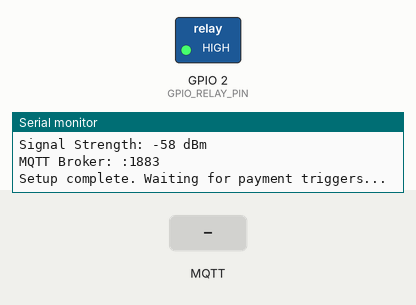
Simulated run of this sketch. Board: ESP32. Parts: switched loads named in the sketch (green lamp = pin HIGH), the last lines printed to the serial monitor. Dashed ring = blinking. Inputs (shaded band) come from the test bench. WiFi joins after 1.5 s; servers stay silent unless stated; no MQTT or app messages arrive unless stated; not simulated (calls return 0 or success): secrets.h; names the files do not define were given values by the test bench: MQTT_PORT = 1883.

Above: at 2.6 s.
At 3.5 s:
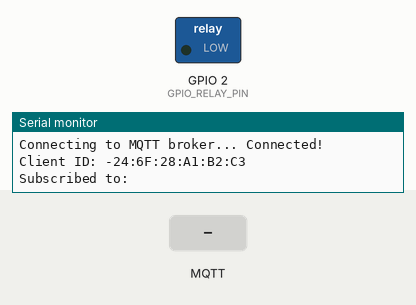
At 4.3 s:
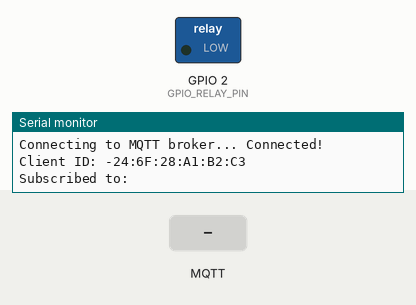
4.4 s: MQTT message "1" arrives on the first subscribed topic
5.9 s: MQTT message "on" arrives on the first subscribed topic
7.4 s: MQTT message "off" arrives on the first subscribed topic
Timing chart, 0 to 10.4 s (numbered marks = the images above; inputs shaded):
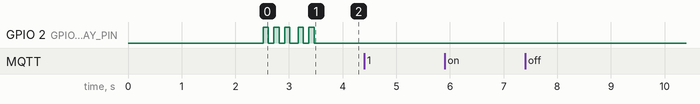

The sketch:

payment_trigger.ino
```cpp
/*
 * PromptPay Payment Trigger - ESP32 Firmware
 *
 * Connects to Wi-Fi and MQTT broker
 * Subscribes to payment trigger topic
 * Activates relay when payment is received
 *
 * Hardware:
 * - ESP32 Development Board
 * - Relay Module (Active HIGH) connected to GPIO_RELAY_PIN
 *
 * Required Libraries:
 * - WiFi (built-in)
 * - PubSubClient by Nick O'Leary (install from Library Manager)
 * - ArduinoJson by Benoit Blanchon (install from Library Manager)
 */

#include <WiFi.h>
#include <PubSubClient.h>
#include <ArduinoJson.h>

// Load secrets from secrets.h
// Copy secrets.h.example to secrets.h and fill in your credentials
#include "secrets.h"

// Pin Configuration
#define GPIO_RELAY_PIN 2          // GPIO pin for relay control
#define GPIO_LED_PIN LED_BUILTIN  // Built-in LED for status

// Relay Configuration
#define RELAY_ACTIVE_HIGH true    // Set to false if relay is Active LOW
#define RELAY_TRIGGER_DURATION 5000  // Relay active duration in milliseconds (5 seconds)

// MQTT Configuration
const char* mqtt_topic_trigger = MQTT_TOPIC_TRIGGER;  // From secrets.h

// Global Objects
WiFiClient wifiClient;
PubSubClient mqttClient(wifiClient);

// State Variables
bool relayActive = false;
unsigned long relayActivatedAt = 0;

// Function Declarations
void setup_wifi();
void setup_mqtt();
void mqtt_callback(char* topic, byte* payload, unsigned int length);
void reconnect_mqtt();
void activate_relay(int order_id, float amount);
void deactivate_relay();
void blink_led(int times, int delay_ms = 200);

/*
 * Setup - runs once on boot
 */
void setup() {
  // Initialize serial
  Serial.begin(115200);
  delay(1000);

  Serial.println("\n=================================");
  Serial.println("PromptPay Payment Trigger v1.0");
  Serial.println("=================================\n");

  // Initialize GPIO
  pinMode(GPIO_RELAY_PIN, OUTPUT);
  pinMode(GPIO_LED_PIN, OUTPUT);

  // Ensure relay is OFF
  digitalWrite(GPIO_RELAY_PIN, RELAY_ACTIVE_HIGH ? LOW : HIGH);
  digitalWrite(GPIO_LED_PIN, LOW);

  Serial.println("GPIO initialized");
  Serial.printf("Relay pin: %d (Active %s)\n", GPIO_RELAY_PIN, RELAY_ACTIVE_HIGH ? "HIGH" : "LOW");

  // Connect to Wi-Fi
  setup_wifi();

  // Setup MQTT
  setup_mqtt();

  Serial.println("\nSetup complete. Waiting for payment triggers...\n");
  blink_led(3, 100);
}

/*
 * Main Loop
 */
void loop() {
  // Maintain MQTT connection
  if (!mqttClient.connected()) {
    reconnect_mqtt();
  }
  mqttClient.loop();

  // Check relay timer
  if (relayActive && (millis() - relayActivatedAt >= RELAY_TRIGGER_DURATION)) {
    deactivate_relay();
  }

  // Small delay to prevent watchdog issues
  delay(10);
}

/*
 * Setup Wi-Fi Connection
 */
void setup_wifi() {
  Serial.printf("Connecting to Wi-Fi: %s\n", WIFI_SSID);

  WiFi.mode(WIFI_STA);
  WiFi.begin(WIFI_SSID, WIFI_PASSWORD);

  int attempts = 0;
  while (WiFi.status() != WL_CONNECTED && attempts < 30) {
    delay(500);
    Serial.print(".");
    attempts++;
  }

  if (WiFi.status() == WL_CONNECTED) {
    Serial.println("\nWi-Fi connected!");
    Serial.printf("IP Address: %s\n", WiFi.localIP().toString().c_str());
    Serial.printf("Signal Strength: %d dBm\n", WiFi.RSSI());
  } else {
    Serial.println("\nWi-Fi connection failed!");
    Serial.println("Check credentials in secrets.h");
    ESP.restart();
  }
}

/*
 * Setup MQTT Client
 */
void setup_mqtt() {
  mqttClient.setServer(MQTT_BROKER, MQTT_PORT);
  mqttClient.setCallback(mqtt_callback);

  Serial.printf("MQTT Broker: %s:%d\n", MQTT_BROKER, MQTT_PORT);
}

/*
 * Reconnect to MQTT Broker
 */
void reconnect_mqtt() {
  while (!mqttClient.connected()) {
    Serial.print("Connecting to MQTT broker... ");

    String client_id = String(MQTT_CLIENT_ID) + "-" + String(WiFi.macAddress());

    bool connected;
    if (strlen(MQTT_USERNAME) > 0 && strlen(MQTT_PASSWORD) > 0) {
      connected = mqttClient.connect(client_id.c_str(), MQTT_USERNAME, MQTT_PASSWORD);
    } else {
      connected = mqttClient.connect(client_id.c_str());
    }

    if (connected) {
      Serial.println("Connected!");
      Serial.printf("Client ID: %s\n", client_id.c_str());

      // Subscribe to trigger topic
      if (mqttClient.subscribe(mqtt_topic_trigger, 1)) {
        Serial.printf("Subscribed to: %s\n", mqtt_topic_trigger);
      } else {
        Serial.println("Subscription failed!");
      }

      blink_led(2, 100);

    } else {
      Serial.printf("Failed! (rc=%d) Retrying in 5 seconds...\n", mqttClient.state());
      delay(5000);
    }
  }
}

/*
 * MQTT Message Callback
 */
void mqtt_callback(char* topic, byte* payload, unsigned int length) {
  Serial.println("\n--- MQTT Message Received ---");
  Serial.printf("Topic: %s\n", topic);
  Serial.printf("Length: %d bytes\n", length);

  // Parse JSON payload
  StaticJsonDocument<512> doc;
  DeserializationError error = deserializeJson(doc, payload, length);

  if (error) {
    Serial.printf("JSON parse error: %s\n", error.c_str());
    Serial.print("Raw payload: ");
    Serial.write(payload, length);
    Serial.println();
    return;
  }

  // Extract payment details
  int order_id = doc["order_id"] | 0;
  float amount = doc["amount"] | 0.0;
  const char* paid_at = doc["paid_at"] | "unknown";
  const char* customer_ref = doc["customer_ref"] | "";

  Serial.println("Payment Details:");
  Serial.printf("  Order ID: %d\n", order_id);
  Serial.printf("  Amount: %.2f THB\n", amount);
  Serial.printf("  Paid At: %s\n", paid_at);
  if (strlen(customer_ref) > 0) {
    Serial.printf("  Customer Ref: %s\n", customer_ref);
  }

  // Activate relay
  if (order_id > 0 && amount > 0) {
    activate_relay(order_id, amount);
  } else {
    Serial.println("Invalid payment data - relay not activated");
  }

  Serial.println("-----------------------------\n");
}

/*
 * Activate Relay
 */
void activate_relay(int order_id, float amount) {
  if (relayActive) {
    Serial.println("Relay already active - ignoring trigger");
    return;
  }

  Serial.printf(">> ACTIVATING RELAY for Order #%d (%.2f THB)\n", order_id, amount);

  digitalWrite(GPIO_RELAY_PIN, RELAY_ACTIVE_HIGH ? HIGH : LOW);
  digitalWrite(GPIO_LED_PIN, HIGH);

  relayActive = true;
  relayActivatedAt = millis();

  Serial.printf("Relay will deactivate after %d ms\n", RELAY_TRIGGER_DURATION);
}

/*
 * Deactivate Relay
 */
void deactivate_relay() {
  if (!relayActive) {
    return;
  }

  Serial.println(">> DEACTIVATING RELAY");

  digitalWrite(GPIO_RELAY_PIN, RELAY_ACTIVE_HIGH ? LOW : HIGH);
  digitalWrite(GPIO_LED_PIN, LOW);

  relayActive = false;

  Serial.println("Relay idle. Waiting for next payment...\n");
}

/*
 * Blink LED
 */
void blink_led(int times, int delay_ms) {
  for (int i = 0; i < times; i++) {
    digitalWrite(GPIO_LED_PIN, HIGH);
    delay(delay_ms);
    digitalWrite(GPIO_LED_PIN, LOW);
    delay(delay_ms);
  }
}
```

Measured:
- by itself, GPIO 2 (GPIO_RELAY_PIN): alternates HIGH for 0.10 s and LOW for 0.10 s, 9 changes in all, then stays LOW
